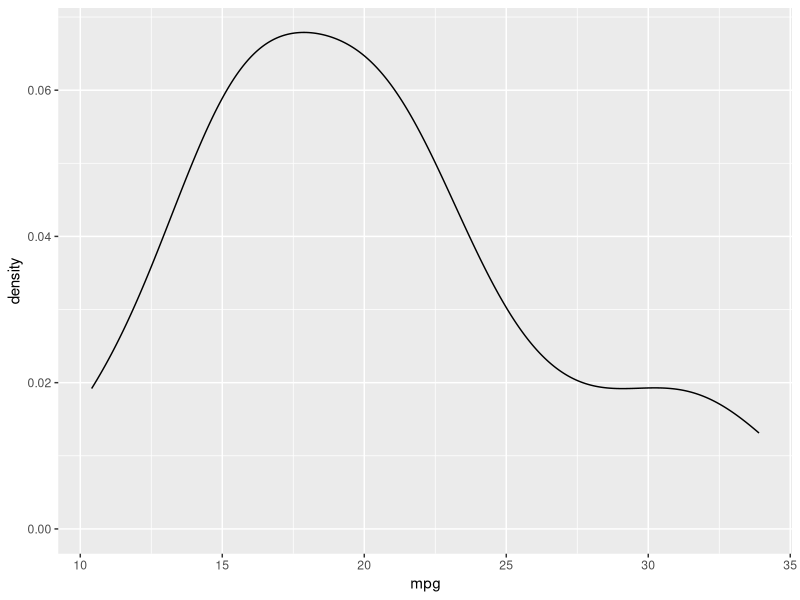
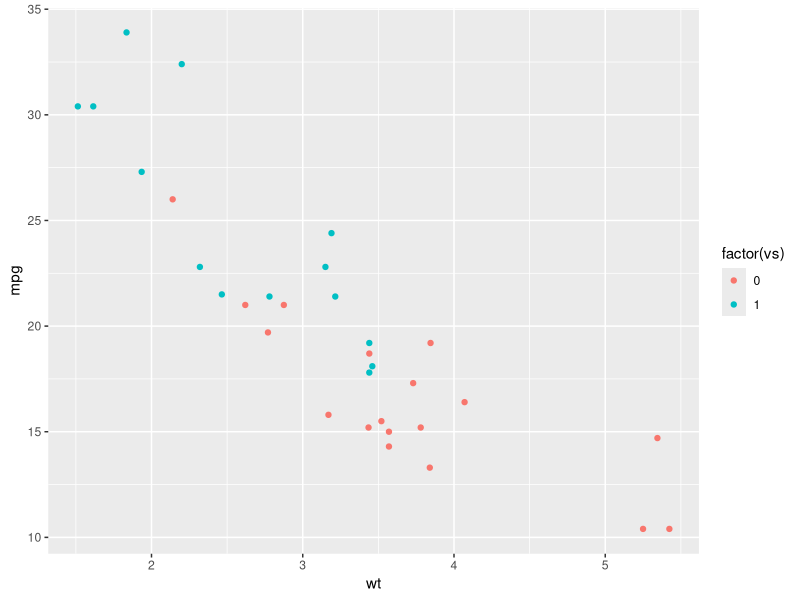
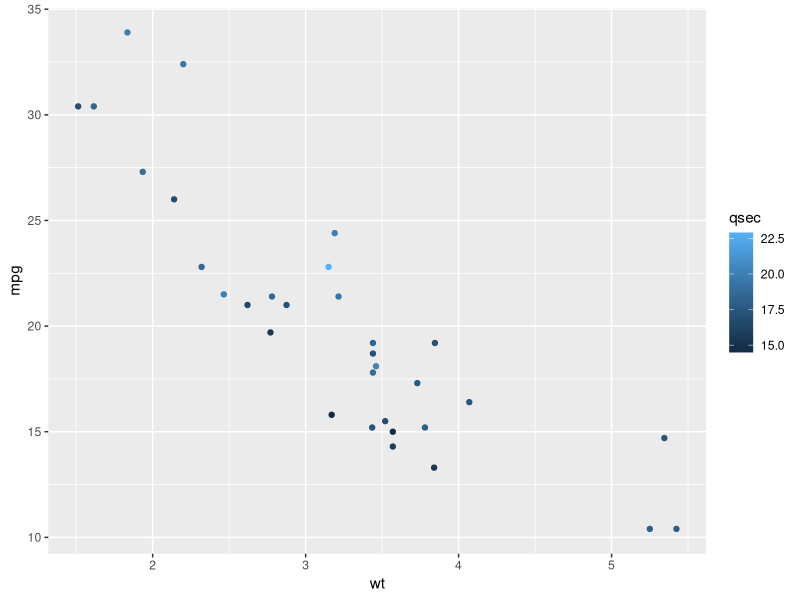
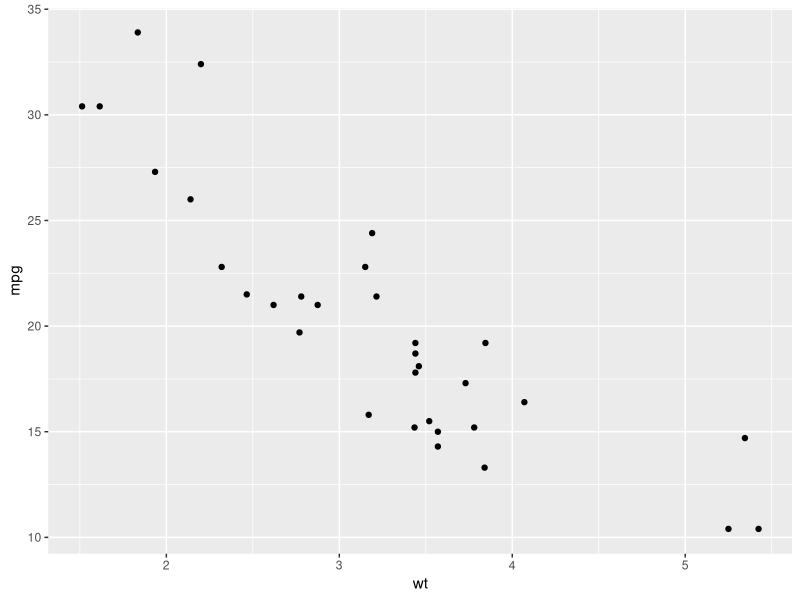
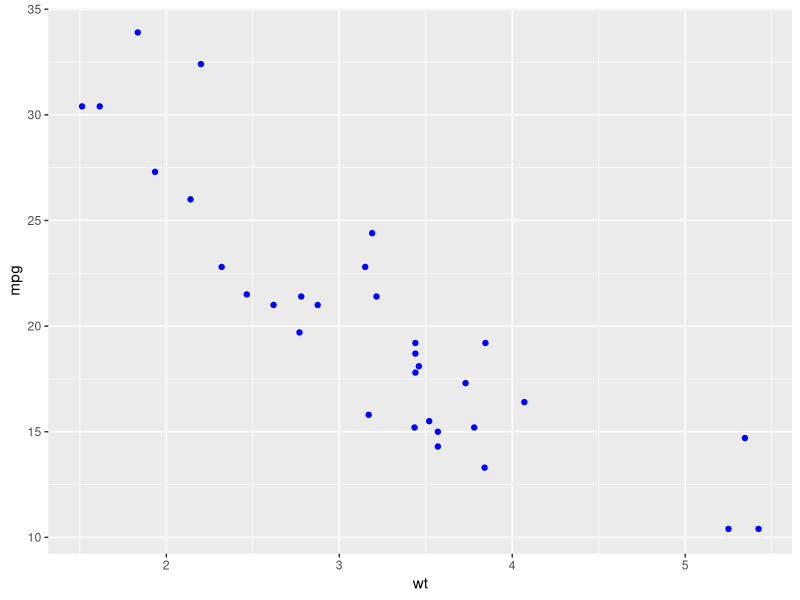
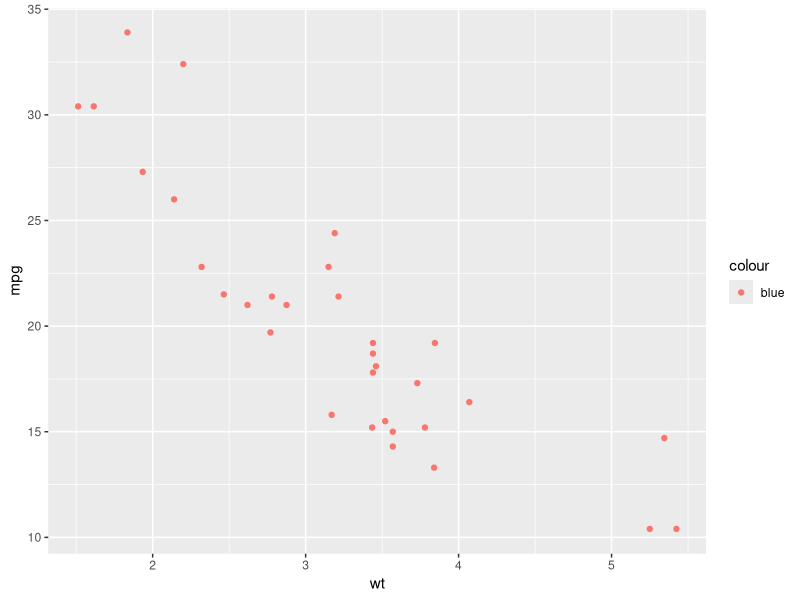
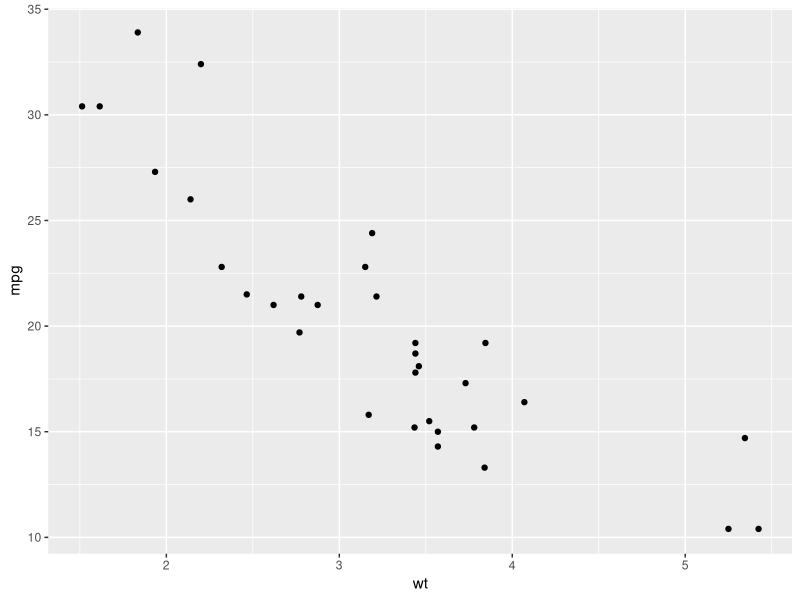
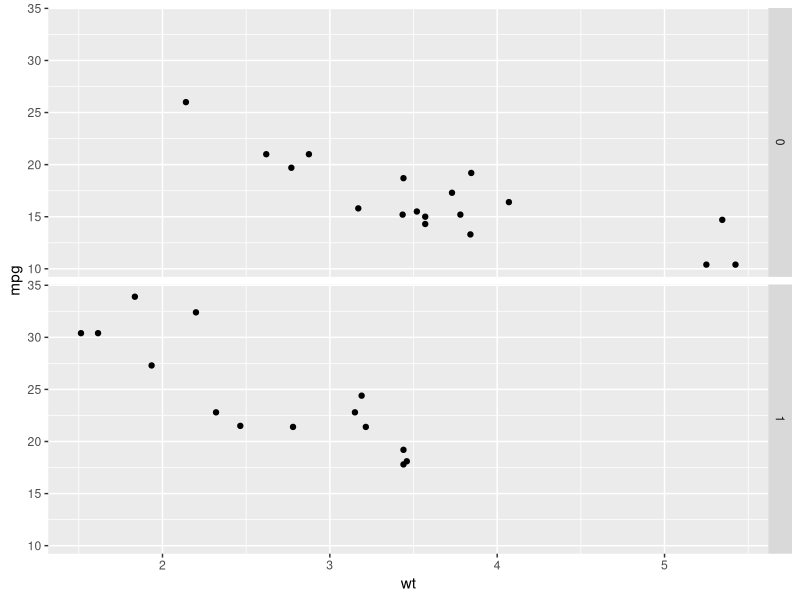

The R source for these figures, in order:
## ---- chunk 1
library(ggplot2)
#这里就举一个例子：密度图
ggplot(mtcars,aes(mpg))+geom_density()
## ---- chunk 2
 #选择分类变量为vs
ggplot(mtcars,aes(wt,mpg,color=factor(vs)))+geom_point()
## ---- chunk 3
#解析：wt作为x轴，mpg作为y轴，color-qsec作为染色依据，即分类原则，而qsec是一个连续型的数值变量，只能用渐变色标尺一一对应向量顺序

ggplot(mtcars,aes(wt,mpg,color=qsec))+geom_point() 

## ---- chunk 4
#这是最初始的样子
ggplot(mtcars,aes(wt,mpg))+geom_point()
#这是参数在外的情况，可以看到所有的点都变成了蓝色
ggplot(mtcars,aes(wt,mpg))+geom_point(color="blue")
#这是参数在内的情况，发现并没有使点变成蓝色，而是变成了浅粉色，具体原因应该使蓝色作为变量，失去了本身的意义。
ggplot(mtcars,aes(wt,mpg,color="blue"))+geom_point()
## ---- chunk 5
ggplot(mtcars,aes(wt,mpg))+geom_point()
# 一个是纵轴分离，一个是横轴分离，取决于～与vs之间的位置
ggplot(mtcars,aes(wt,mpg))+geom_point()+facet_grid(vs~.)  
# 以vs为分类变量，vs=0/vs=1
ggplot(mtcars,aes(wt,mpg))+geom_point()+facet_grid(.~vs)

## ---- chunk 6
ggplot(mtcars,aes(wt,mpg))+geom_point()+facet_grid(am~vs) 
# 图被切成4个面
## ---- chunk 7
ggplot(mtcars,aes(wt,mpg))+geom_point()+facet_grid(vs~.,scale="free_y") 
# 释放纵轴，让纵轴不一样
ggplot(mtcars,aes(wt,mpg))+geom_point()+facet_grid(.~vs,scale="free_x") 
# 释放横轴，让横轴不一样，各自独立
# 也可以只写"free"，它可以自行判断
